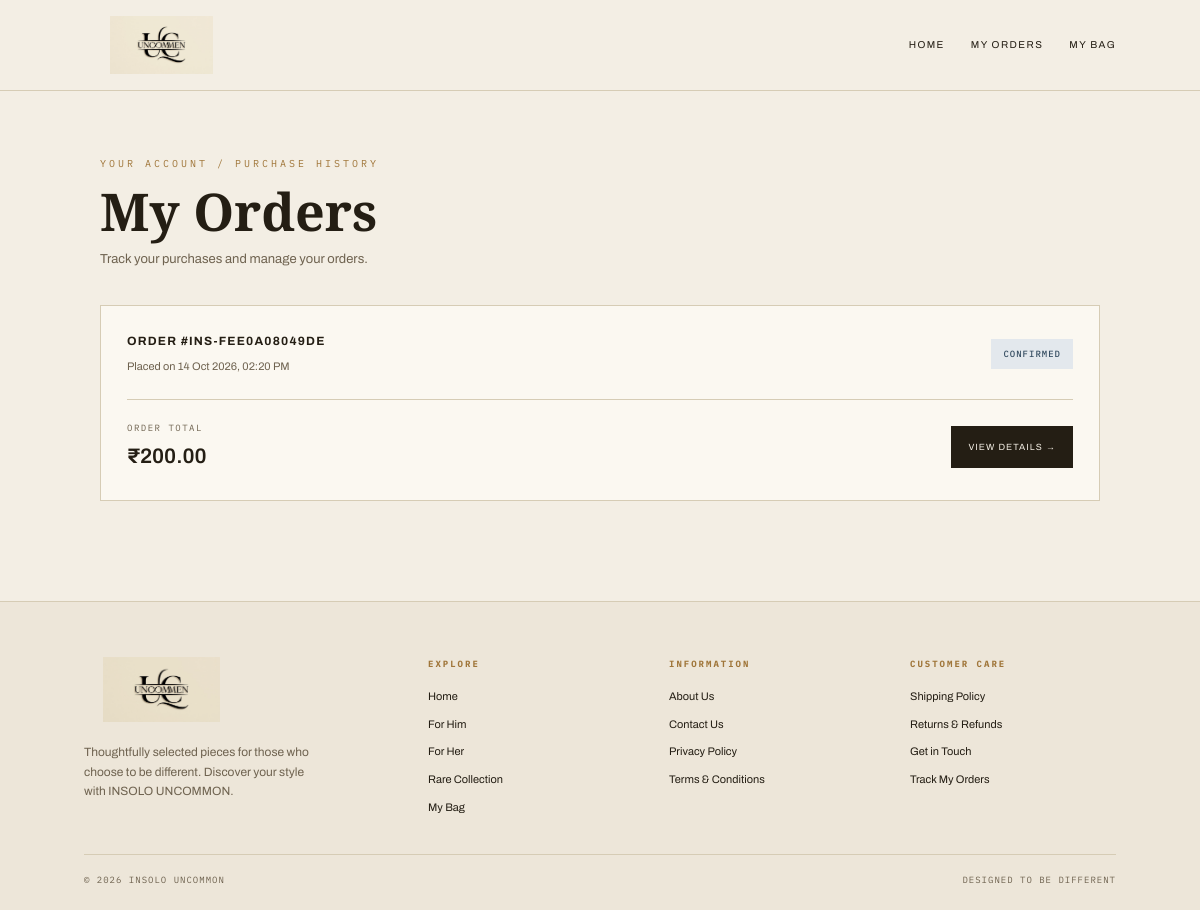
Page /my-orders/ (signed in) on the earlier database version.
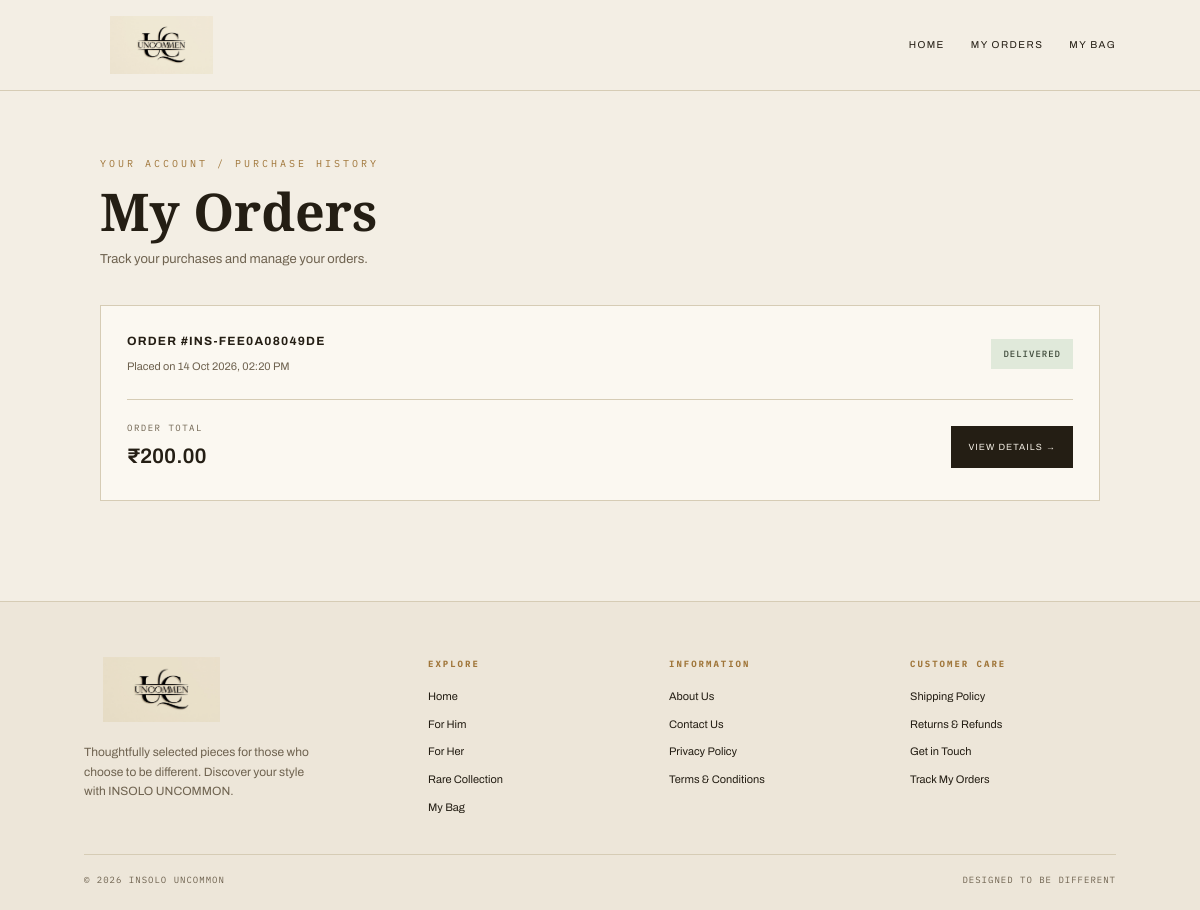
Same page on the later database version.
### customer/models.py (models this page shows, shortened)
class Order(models.Model):
    STATUS_CHOICES = [
        ("PENDING", "Pending"),
        ("CONFIRMED", "Confirmed"),
        ("SHIPPED", "Shipped"),
        ("DELIVERED", "Delivered"),
        ("CANCELLED", "Cancelled"),
    ]
    customer = models.ForeignKey(
        Customer,
        on_delete=models.CASCADE,
        related_name="orders",
    )
    order_number = models.CharField(max_length=30, unique=True)
    total_amount = models.DecimalField(max_digits=10, decimal_places=2)
    status = models.CharField(
        max_length=20,
        choices=STATUS_CHOICES,
        default="PENDING",
    )
    shipping_address = models.TextField()
    created_at = models.DateTimeField(auto_now_add=True)
    updated_at = models.DateTimeField(auto_now=True)

### customer/views.py (the view)
# urls.py: path("my-orders/", views.my_orders, name="my_orders"),
def my_orders(request):
    customer = get_logged_in_customer(request)
    if not customer:
        return redirect("login")
    orders = (
        Order.objects
        .filter(customer=customer)
        .prefetch_related("items__product")
        .order_by("-created_at")
    )
    return render(request, "customer/my_orders.html", {
        "customer": customer,
        "orders": orders,
    })

### customer/views.py (called while the page is built)
def get_logged_in_customer(request):
    customer_id = request.session.get("customer_id")
    if not customer_id:
        return None
    return Customer.objects.filter(id=customer_id).first()

### templates/customer/my_orders.html (shortened to what this page needs)
{% load static %}
<!DOCTYPE html>
<html lang="en">
<head>
</head>
<body>
<header class="site-header">
    <a href="{% url 'customer_home' %}" class="brand" aria-label="INSOLO UNCOMMON home">
        <img
            src="{% static 'customer/images/uncommon-logo.jpeg' %}"
            alt="INSOLO UNCOMMON"
        >
    </a>
    <nav class="site-nav" aria-label="Main navigation">
        <a href="{% url 'customer_home' %}">HOME</a>
        <a href="{% url 'my_orders' %}">MY ORDERS</a>
        <a href="{% url 'bag_view' %}">MY BAG</a>
    </nav>
</header>
<main class="container">
    <p class="eyebrow">YOUR ACCOUNT / PURCHASE HISTORY</p>
    <h1>My Orders</h1>
    <p class="subtitle">
        Track your purchases and manage your orders.
    </p>
    {% for order in orders %}
        <article class="order-card">
            <div class="order-header">
                <div>
                    <div class="order-number">
                        ORDER #{{ order.order_number }}
                    </div>
                    <div class="order-date">
                        Placed on {{ order.created_at|date:"d M Y, h:i A" }}
                    </div>
                </div>
                <span class="status
                    {% if order.status == 'CANCELLED' %}status-cancelled
                    {% elif order.status == 'DELIVERED' %}status-delivered
                    {% elif order.status == 'SHIPPED' %}status-shipped
                    {% elif order.status == 'CONFIRMED' %}status-confirmed
                    {% endif %}">
                    {{ order.get_status_display|upper }}
                </span>
            </div>
            <div class="order-footer">
                <div>
                    <p class="total-label">ORDER TOTAL</p>
                    <p class="total">
                        ₹{{ order.total_amount|floatformat:2 }}
                    </p>
                </div>
                <div class="actions">
                    <a
                        href="{% url 'order_detail' order.order_number %}"
                        class="button view-button"
                    >
                        VIEW DETAILS &rarr;
                    </a>
                </div>
            </div>
        </article>
    {% endfor %}
</main>
<footer class="site-footer">
    <div class="footer-main">
        <div class="footer-brand">
            <a href="{% url 'customer_home' %}" aria-label="INSOLO UNCOMMON home">
                <img
                    src="{% static 'customer/images/uncommon-logo.jpeg' %}"
                    alt="INSOLO UNCOMMON"
                    loading="lazy"
                >
            </a>
            <p>
                Thoughtfully selected pieces for those who choose to be different.
                Discover your style with INSOLO UNCOMMON.
            </p>
        </div>
        <div>
            <h3 class="footer-heading">EXPLORE</h3>
            <div class="footer-links">
                <a href="{% url 'customer_home' %}">Home</a>
                <a href="{% url 'section_products' 'HIM' %}">For Him</a>
                <a href="{% url 'section_products' 'HER' %}">For Her</a>
                <a href="{% url 'section_products' 'RARE' %}">Rare Collection</a>
                <a href="{% url 'bag_view' %}">My Bag</a>
            </div>
        </div>
        <div>
            <h3 class="footer-heading">INFORMATION</h3>
            <div class="footer-links">
                <button type="button" data-open-legal="about-modal">About Us</button>
                <button type="button" data-open-legal="contact-modal">Contact Us</button>
                <button type="button" data-open-legal="privacy-modal">Privacy Policy</button>
                <button type="button" data-open-legal="terms-modal">Terms &amp; Conditions</button>
            </div>
        </div>
        <div>
            <h3 class="footer-heading">CUSTOMER CARE</h3>
            <div class="footer-links">
                <button type="button" data-open-legal="shipping-modal">Shipping Policy</button>
                <button type="button" data-open-legal="refund-modal">Returns &amp; Refunds</button>
                <button type="button" data-open-legal="contact-modal">Get in Touch</button>
                <a href="{% url 'my_orders' %}">Track My Orders</a>
            </div>
        </div>
    </div>
    <div class="footer-bottom">
        <span>&copy; {% now "Y" %} INSOLO UNCOMMON</span>
        <span>DESIGNED TO BE DIFFERENT</span>
    </div>
</footer>
</body>
</html>

### templates/customer/my_orders.html (style rules this page uses)
:root { --bg: #F3EEE4; --card: #FBF8F1; --ink: #241E14; --muted: #6F6350; --border: #D6CCB5; --gold: #A0763A; --green: #3E4A3A; --red: #7E3324; }
* { margin: 0; padding: 0; box-sizing: border-box; }
html { scroll-behavior: smooth; }
body { font-family: 'Archivo', sans-serif; background: var(--bg); color: var(--ink); line-height: 1.6; }
a { color: inherit; }
button { font: inherit; }
.site-header { min-height: 88px; padding: 16px 7%; display: flex; align-items: center; justify-content: space-between; gap: 25px; border-bottom: 1px solid var(--border); }
.brand { display: inline-flex; align-items: center; text-decoration: none; }
.brand img { display: block; width: 155px; max-height: 58px; object-fit: contain; mix-blend-mode: multiply; }
.site-nav { display: flex; align-items: center; gap: 26px; flex-wrap: wrap; }
.site-nav a { font-size: 10px; letter-spacing: 1.4px; text-decoration: none; transition: color .2s ease; }
.container { width: min(1050px, 100%); margin: 65px auto 100px; padding: 0 25px; }
.eyebrow { color: var(--gold); font-family: 'IBM Plex Mono', monospace; font-size: 10px; letter-spacing: 3px; margin-bottom: 10px; }
h1, .empty h2, .modal-title { font-family: 'Cormorant Garamond', serif; font-weight: 600; }
h1 { font-size: clamp(38px, 5vw, 52px); line-height: 1.1; }
.subtitle { color: var(--muted); margin-top: 10px; margin-bottom: 35px; font-size: 13px; }
.order-card { background: var(--card); border: 1px solid var(--border); padding: 26px; margin-bottom: 18px; transition: border-color .2s ease, transform .2s ease; }
.order-header, .order-footer { display: flex; justify-content: space-between; align-items: center; gap: 18px; flex-wrap: wrap; }
.order-number { font-size: 12px; font-weight: 700; letter-spacing: 1.2px; overflow-wrap: anywhere; }
.order-date { font-size: 11px; color: var(--muted); margin-top: 7px; }
.status { display: inline-block; padding: 8px 12px; background: #EAE2D4; color: var(--ink); font-family: 'IBM Plex Mono', monospace; font-size: 9px; letter-spacing: 1px; font-weight: 500; }
.status-delivered { background: #E0E9DA; color: var(--green); }
.order-footer { border-top: 1px solid var(--border); padding-top: 21px; margin-top: 23px; }
.total-label { color: var(--muted); font-family: 'IBM Plex Mono', monospace; font-size: 9px; letter-spacing: 1.5px; margin-bottom: 5px; }
.total { font-size: 21px; font-weight: 600; }
.actions { display: flex; align-items: center; gap: 10px; flex-wrap: wrap; }
.button { display: inline-flex; align-items: center; justify-content: center; min-height: 42px; padding: 11px 16px; font-family: 'Archivo', sans-serif; font-size: 9px; letter-spacing: 1.1px; text-decoration: none; cursor: pointer; border: 1px solid var(--ink); transition: background .2s ease, color .2s ease, border-color .2s ease; }
.view-button { background: var(--ink); color: var(--bg); }
.site-footer { border-top: 1px solid var(--border); background: #EDE6D9; padding: 55px 7% 22px; }
.footer-main { display: grid; grid-template-columns: 1.5fr 1fr 1fr 1fr; gap: 35px; max-width: 1250px; margin: 0 auto; }
.footer-brand img { width: 155px; max-height: 65px; object-fit: contain; mix-blend-mode: multiply; margin-bottom: 14px; }
.footer-brand p { max-width: 240px; color: var(--muted); font-size: 12px; }
.footer-heading { font-family: 'IBM Plex Mono', monospace; color: var(--gold); font-size: 9px; letter-spacing: 2px; margin-bottom: 17px; }
.footer-links { display: flex; flex-direction: column; align-items: flex-start; gap: 10px; }
.footer-links a, .footer-links button { border: 0; padding: 0; background: transparent; color: var(--ink); text-align: left; font-family: inherit; font-size: 11px; text-decoration: none; cursor: pointer; transition: color .2s ease; }
.footer-bottom { max-width: 1250px; margin: 38px auto 0; padding-top: 18px; border-top: 1px solid var(--border); display: flex; justify-content: space-between; gap: 15px; flex-wrap: wrap; color: var(--muted); font-family: 'IBM Plex Mono', monospace; font-size: 9px; letter-spacing: 1px; }

Differences in the rows shown:
changed Order "INS-FEE0A08049DE": status "CONFIRMED" → "DELIVERED"
